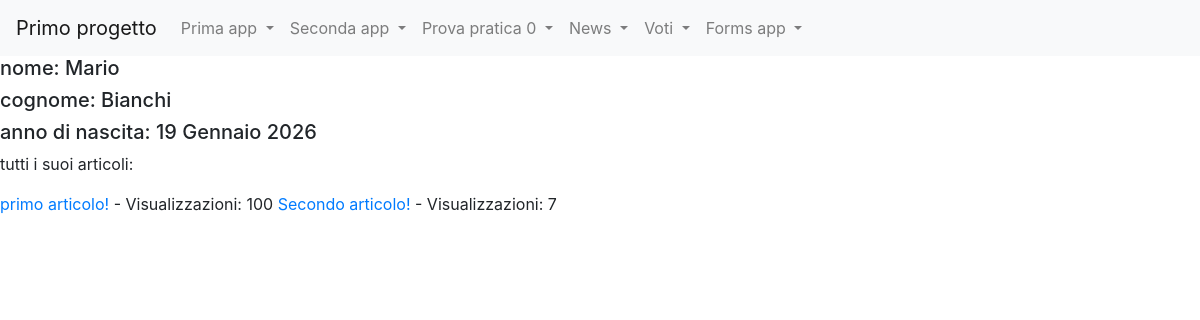
/news/giornalisti/3, run on the app's committed database.
### news/models.py (models this page shows, shortened)
class Giornalista(models.Model):
    nome= models.CharField(max_length=20)
    cognome= models.CharField(max_length=20)
    anno_di_nascita= models.DateField(blank=True)
    class Meta:
        verbose_name="Giornalista"
        verbose_name_plural="Giornalisti"

class Articolo(models.Model):
    titolo= models.CharField(max_length=100)
    contenuto= models.TextField()
    giornalista= models.ForeignKey(Giornalista, on_delete=models.CASCADE, related_name="articoli")
    data=models.DateField(blank=True)
    visualizzazioni=models.IntegerField(default=0,blank=True)
    class Meta:
        verbose_name="Articolo"
        verbose_name_plural="Articoli"

### news/views.py (the view)
# urls.py: path("giornalisti/<int:pk>", giornalistaDetailView, name="giornalistaDetailView"),
def giornalistaDetailView(request, pk):
    giornalista= get_object_or_404(Giornalista,pk=pk)
    articoli = Articolo.objects.filter(giornalista=giornalista)
    context={
        "giornalista": giornalista,
        "articoli": articoli}
    return render(request, "news/giornalistaDetailView.html", context)

### news/templates/news/giornalistaDetailView.html (shortened to what this page needs)
{% extends 'base.html' %}
{% block content %}
    <h5>nome: {{giornalista.nome}}</h5>
    <h5>cognome: {{giornalista.cognome}}</h5>
    <h5>anno di nascita: {{giornalista.anno_di_nascita}}</h5>
    <p>tutti i suoi articoli: </p>
    {% for articolo in articoli %}
        <a href=" {% url 'news:lista_articoli' articolo.id %}">{{articolo.titolo}}</a>
        - Visualizzazioni: {{articolo.visualizzazioni}}
    {% endfor %}
{% endblock content %}

### data on the page
Giornalista: nome "Mario", cognome "Bianchi", anno_di_nascita "19 Gennaio 2026"
Articolo: titolo "primo articolo!", visualizzazioni "100"
Articolo: titolo "Secondo articolo!", visualizzazioni "7"
